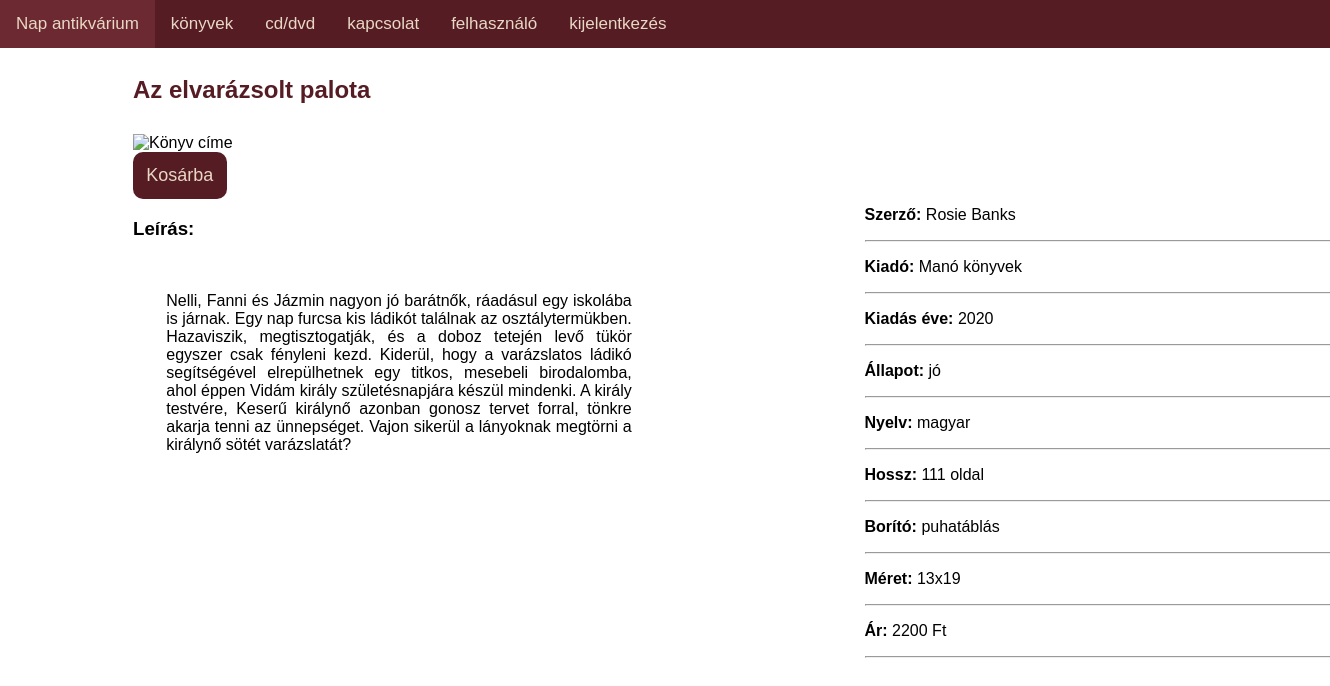
Screenshot of /api/termek.php?id=100001 with the database file from the repository.
### tables this page shows
CREATE TABLE `termekek` (
  `id` int(11) NOT NULL,
  `cim` text NOT NULL,
  `alkoto` text NOT NULL,
  `megjelenes` text NOT NULL,
  `ar` int(11) NOT NULL,
  `boritoID` int(11) NOT NULL,
  `forgalmazo` text NOT NULL,
  `meret` text NOT NULL,
  `nyelv` text NOT NULL,
  `osszefoglalo` text NOT NULL,
  `kategoriaID` int(11) NOT NULL,
  `alkategoriaID` int(11) NOT NULL,
  `tipus` int(11) NOT NULL,
  `hossz` int(11) DEFAULT NULL,
  `allapotID` int(11) DEFAULT NULL,
  `pontok` int(11) DEFAULT NULL,
  `kepURL` text DEFAULT NULL
);

CREATE TABLE `allapot` (
  `id` int(11) NOT NULL,
  `megnevezes` text NOT NULL
);

CREATE TABLE `borito` (
  `id` int(11) NOT NULL,
  `megnevezes` text NOT NULL
);

### api/termek.php (the view, shortened to what this page needs)
<!DOCTYPE html>
<html lang="hu">
<head>
    <link rel="stylesheet" href="/1017projekt/public/menu.css">
    <link rel="stylesheet" href="/1017projekt/public/termek.css">
    <link rel="stylesheet" href="https://cdnjs.cloudflare.com/ajax/libs/font-awesome/4.7.0/css/font-awesome.min.css">
</head>
<body>
    <header>
        <div class="menu" id="menusav">
        </div>
    </header>
    <br>
<?php
    $id = $_GET['id'];
    require_once('connection.php');
    $query = "SELECT termekek.id, termekek.cim, termekek.alkoto, termekek.megjelenes, termekek.ar, borito.megnevezes AS 'borito', termekek.forgalmazo, termekek.meret, termekek.osszefoglalo, termekek.nyelv, kategoriak.megnevezes AS 'kategoria', termekek.kategoriaID, alkategoriak.megnevezes AS 'alkategoria', tipus.megnevezes AS 'tipus', termekek.hossz, allapot.megnevezes AS 'allapot', termekek.pontok, termekek.kepURL
    FROM termekek, borito, kategoriak, alkategoriak, tipus, allapot
    WHERE borito.id = termekek.boritoID AND kategoriak.id = termekek.kategoriaID AND alkategoriak.id = termekek.alkategoriaID AND tipus.id = termekek.tipus
    AND allapot.id = termekek.allapotID AND termekek.id = '$id'
    ORDER BY alkategoriak.id, termekek.cim";
    $result =  mysqli_query($conn, $query);
    $row = mysqli_fetch_assoc($result);
    if ($row['tipus'] == "könyv") {
        $hossz = $row['hossz']." oldal";
    }
echo '
    <h2 id="cim">'.$row['cim'].'</h2>
    <div id="content">
        <div id="kep">
            <img src="'.$row['kepURL'].'" alt="Könyv címe"> <br>
            <button id="kosar">Kosárba</button>
            <h3>Leírás:</h3>
            <p id="leiras">'.$row['osszefoglalo'].'
            </p>
        </div>
        <section id="book-details">
            <p id="szerzo"><strong>Szerző: </strong> '.$row['alkoto'].'</p> <hr>
            <p id="kiado"><strong>Kiadó: </strong> '.$row['forgalmazo'].'</p> <hr>
            <p id="megjelenes"><strong>Kiadás éve:</strong> '.$row['megjelenes'].'</p> <hr>
            <p id="allapot"><strong>Állapot:</strong> '.$row['allapot'].'</p> <hr>
            <p id="nyelv"><strong>Nyelv:</strong> '.$row['nyelv'].'</p> <hr>
            <p id="hossz"><strong>Hossz:</strong> '.$hossz.'</p> <hr>
            <p id="borito"><strong>Borító:</strong> '.$row['borito'].'</p> <hr>
            <p id="meret"><strong>Méret:</strong> '.$row['meret'].'</p> <hr>
            <p id="ar"><strong>Ár:</strong> '.$row['ar'].' Ft</p> <hr>
        </section>
    </div>
'
?>
</body>
</html>

### public/menu.css (style rules this page uses)
header { background-color: #561C24; color: #E8D8C4; top: 0; left: 0; width: 100%; position: absolute; }
.menu { margin: 0; padding: 0; background-color: #561C24; position: absolute; top: 0; width: 100%; left: 0; }

### public/termek.css (style rules this page uses)
* { box-sizing: border-box; }
body { font-family: 'Lucida Sans', 'Lucida Sans Regular', 'Lucida Grande', 'Lucida Sans Unicode', Geneva, Verdana, sans-serif; margin-left: 10%; margin-right: 10%; width: 100%; padding-top: 30px; padding-bottom: 30px; height: 80%; }
#kep { float: left; width: 50%; text-align: justify; }
#book-details { float: left; width: 50%; padding: 5%; margin-bottom: 5%; }
#content { display: flex; width: 100%; }
#leiras { width: 80%; padding: 5%; }
h2 { color: #561C24; width: 100%; }
#kosar { background-color: #561C24; color: #E8D8C4; border-radius: 10px; font-size: large; border: none; padding: 2%; }
#kep img { max-width: 300px; margin-top: 10px; }

### rows the page displays
termekek: cim "Az elvarázsolt palota", osszefoglalo "Nelli, Fanni és Jázmin nagyon jó barátnők, ráadásul egy iskolába is járnak. Egy nap furcsa kis ládikót találnak az osztálytermükben. Hazaviszik, megtisztogatják, és a doboz tetején levő tükör egyszer csak fényleni kezd. Kiderül, hogy a varázslatos ládikó segítségével elrepülhetnek egy titkos, mesebeli birodalomba, ahol éppen Vidám király születésnapjára készül mindenki. A király testvére, Keserű királynő azonban gonosz tervet forral, tönkre akarja tenni az ünnepséget. Vajon sikerül a lányoknak megtörni a királynő sötét varázslatát?", alkoto "Rosie Banks", forgalmazo "Manó könyvek", megjelenes "2020", allapotID.megnevezes "jó", nyelv "magyar", hossz "111 oldal", boritoID.megnevezes "puhatáblás", meret "13x19", ar "2200"
